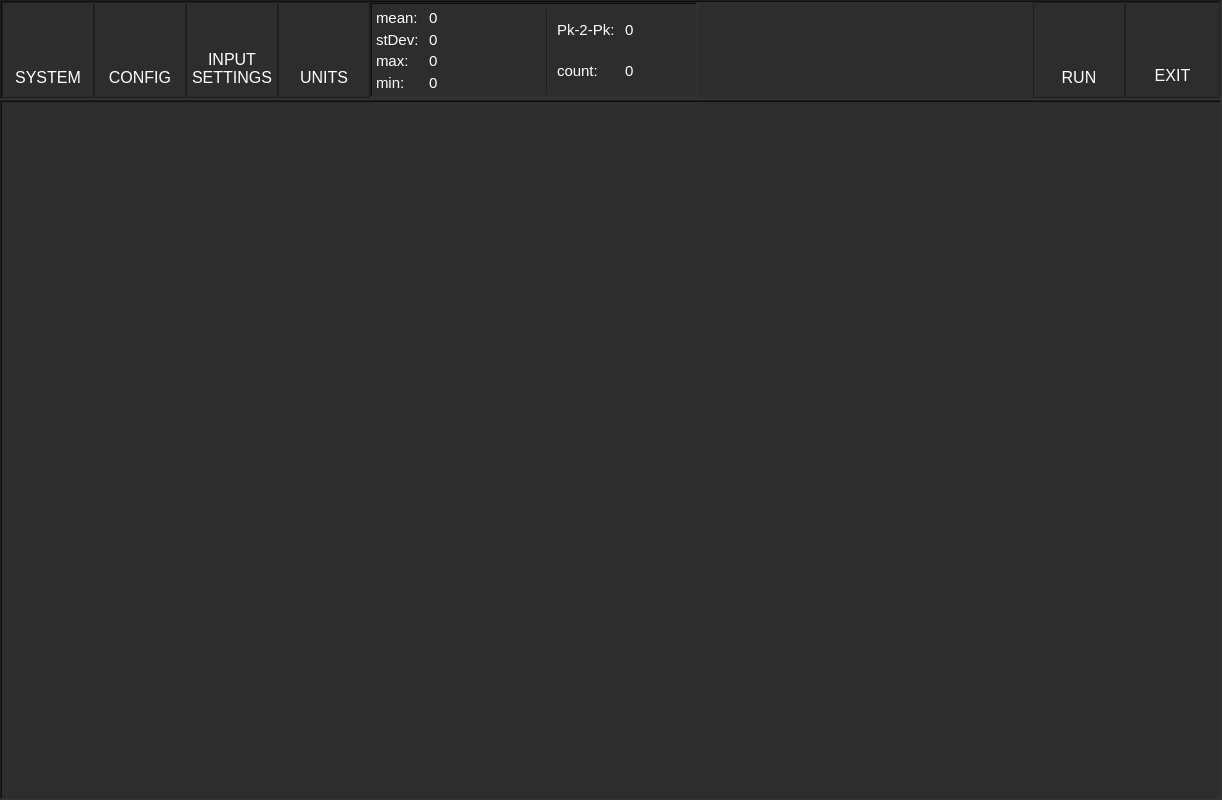
<?xml version="1.0" encoding="UTF-8"?>
<ui version="4.0">
 <class>MainWindow</class>
 <widget class="QMainWindow" name="MainWindow">
  <property name="geometry">
   <rect>
    <x>0</x>
    <y>0</y>
    <width>1222</width>
    <height>800</height>
   </rect>
  </property>
  <property name="sizePolicy">
   <sizepolicy hsizetype="Fixed" vsizetype="Fixed">
    <horstretch>0</horstretch>
    <verstretch>0</verstretch>
   </sizepolicy>
  </property>
  <property name="minimumSize">
   <size>
    <width>0</width>
    <height>800</height>
   </size>
  </property>
  <property name="font">
   <font>
    <bold>false</bold>
   </font>
  </property>
  <property name="windowTitle">
   <string>MainWindow</string>
  </property>
  <property name="styleSheet">
   <string notr="true"> QMainWindow { 

	background-color: rgb(66, 66, 66);
}

QFrame {
	background-color: rgb(45, 45, 45);
	/*border-radius: 10px;*/
}

QLabel {
	color: white;
}

QToolButton {
	border: 1px solid #1f1f1f;
    border-radius: 2px;
    background-color: qlineargradient(x1: 0, y1: 0, x2: 0, y2: 1,
                                      stop: 0 #464646, stop: 1 #2f2f2f);
	color: white;
    min-width: 90px;
	text-align: bottom;
	font-size: 16px;
	padding-top: 50px;

}
QToolButton:pressed {
    background-color: qlineargradient(x1: 0, y1: 0, x2: 0, y2: 1,
                                      stop: 0 #2f2f2f, stop: 1 #464646);
}


QPushButton {
	
    border: 1px solid #1f1f1f;
    border-radius: 2px;
    background-color: qlineargradient(x1: 0, y1: 0, x2: 0, y2: 1,
                                      stop: 0 #464646, stop: 1 #2f2f2f);
	color: white;
    min-width: 90px;
	text-align: bottom;
	font-size: 16px;
	padding: 0px 0px 10px 0px;
}

QPushButton:pressed {
    background-color: qlineargradient(x1: 0, y1: 0, x2: 0, y2: 1,
                                      stop: 0 #2f2f2f, stop: 1 #464646);
}

QPushButton:flat {
    border: none; /* no border for a flat push button */
}

QPushButton:default {
    border-color: navy; /* make the default button prominent */
}




</string>
  </property>
  <property name="animated">
   <bool>true</bool>
  </property>
  <property name="tabShape">
   <enum>QTabWidget::Rounded</enum>
  </property>
  <widget class="QWidget" name="centralwidget">
   <layout class="QVBoxLayout" name="verticalLayout" stretch="0,0">
    <property name="spacing">
     <number>0</number>
    </property>
    <property name="leftMargin">
     <number>0</number>
    </property>
    <property name="topMargin">
     <number>0</number>
    </property>
    <property name="rightMargin">
     <number>0</number>
    </property>
    <property name="bottomMargin">
     <number>0</number>
    </property>
    <item>
     <widget class="QFrame" name="topFrame">
      <property name="sizePolicy">
       <sizepolicy hsizetype="Preferred" vsizetype="Preferred">
        <horstretch>0</horstretch>
        <verstretch>0</verstretch>
       </sizepolicy>
      </property>
      <property name="minimumSize">
       <size>
        <width>200</width>
        <height>0</height>
       </size>
      </property>
      <property name="maximumSize">
       <size>
        <width>16777215</width>
        <height>100</height>
       </size>
      </property>
      <property name="frameShape">
       <enum>QFrame::WinPanel</enum>
      </property>
      <property name="frameShadow">
       <enum>QFrame::Sunken</enum>
      </property>
      <layout class="QHBoxLayout" name="horizontalLayout_3">
       <property name="spacing">
        <number>0</number>
       </property>
       <property name="leftMargin">
        <number>0</number>
       </property>
       <property name="topMargin">
        <number>0</number>
       </property>
       <property name="rightMargin">
        <number>0</number>
       </property>
       <property name="bottomMargin">
        <number>0</number>
       </property>
       <item>
        <layout class="QHBoxLayout" name="horizontalLayout_2">
         <item>
          <widget class="QPushButton" name="systemButton">
           <property name="minimumSize">
            <size>
             <width>92</width>
             <height>0</height>
            </size>
           </property>
           <property name="maximumSize">
            <size>
             <width>150</width>
             <height>100</height>
            </size>
           </property>
           <property name="font">
            <font>
             <pointsize>-1</pointsize>
             <bold>false</bold>
            </font>
           </property>
           <property name="focusPolicy">
            <enum>Qt::StrongFocus</enum>
           </property>
           <property name="autoFillBackground">
            <bool>false</bool>
           </property>
           <property name="styleSheet">
            <string notr="true"/>
           </property>
           <property name="text">
            <string>SYSTEM</string>
           </property>
           <property name="iconSize">
            <size>
             <width>50</width>
             <height>50</height>
            </size>
           </property>
          </widget>
         </item>
         <item>
          <widget class="QPushButton" name="inputsButton">
           <property name="minimumSize">
            <size>
             <width>92</width>
             <height>0</height>
            </size>
           </property>
           <property name="maximumSize">
            <size>
             <width>150</width>
             <height>100</height>
            </size>
           </property>
           <property name="font">
            <font>
             <pointsize>-1</pointsize>
             <bold>false</bold>
            </font>
           </property>
           <property name="styleSheet">
            <string notr="true"/>
           </property>
           <property name="text">
            <string>CONFIG</string>
           </property>
          </widget>
         </item>
         <item>
          <widget class="QPushButton" name="settingsButton">
           <property name="maximumSize">
            <size>
             <width>100</width>
             <height>100</height>
            </size>
           </property>
           <property name="font">
            <font>
             <pointsize>-1</pointsize>
             <bold>false</bold>
            </font>
           </property>
           <property name="styleSheet">
            <string notr="true"/>
           </property>
           <property name="text">
            <string>INPUT
SETTINGS</string>
           </property>
          </widget>
         </item>
         <item>
          <widget class="QPushButton" name="unitsButton">
           <property name="maximumSize">
            <size>
             <width>150</width>
             <height>100</height>
            </size>
           </property>
           <property name="font">
            <font>
             <pointsize>-1</pointsize>
            </font>
           </property>
           <property name="text">
            <string>UNITS</string>
           </property>
          </widget>
         </item>
        </layout>
       </item>
       <item>
        <widget class="QFrame" name="frame_3">
         <property name="sizePolicy">
          <sizepolicy hsizetype="Preferred" vsizetype="Preferred">
           <horstretch>0</horstretch>
           <verstretch>0</verstretch>
          </sizepolicy>
         </property>
         <property name="minimumSize">
          <size>
           <width>200</width>
           <height>80</height>
          </size>
         </property>
         <property name="frameShape">
          <enum>QFrame::WinPanel</enum>
         </property>
         <property name="frameShadow">
          <enum>QFrame::Sunken</enum>
         </property>
         <layout class="QHBoxLayout" name="horizontalLayout_8">
          <property name="leftMargin">
           <number>2</number>
          </property>
          <property name="topMargin">
           <number>2</number>
          </property>
          <property name="rightMargin">
           <number>2</number>
          </property>
          <property name="bottomMargin">
           <number>2</number>
          </property>
          <item>
           <widget class="QFrame" name="frame_4">
            <property name="sizePolicy">
             <sizepolicy hsizetype="Fixed" vsizetype="Preferred">
              <horstretch>0</horstretch>
              <verstretch>0</verstretch>
             </sizepolicy>
            </property>
            <property name="minimumSize">
             <size>
              <width>10</width>
              <height>0</height>
             </size>
            </property>
            <property name="frameShape">
             <enum>QFrame::NoFrame</enum>
            </property>
            <property name="frameShadow">
             <enum>QFrame::Plain</enum>
            </property>
            <layout class="QVBoxLayout" name="verticalLayout_2">
             <property name="spacing">
              <number>2</number>
             </property>
             <property name="leftMargin">
              <number>2</number>
             </property>
             <property name="topMargin">
              <number>2</number>
             </property>
             <property name="rightMargin">
              <number>2</number>
             </property>
             <property name="bottomMargin">
              <number>2</number>
             </property>
             <item>
              <widget class="QLabel" name="mean">
               <property name="minimumSize">
                <size>
                 <width>0</width>
                 <height>0</height>
                </size>
               </property>
               <property name="font">
                <font>
                 <pointsize>11</pointsize>
                </font>
               </property>
               <property name="text">
                <string>mean:</string>
               </property>
              </widget>
             </item>
             <item>
              <widget class="QLabel" name="stDev">
               <property name="font">
                <font>
                 <pointsize>11</pointsize>
                </font>
               </property>
               <property name="text">
                <string>stDev:</string>
               </property>
              </widget>
             </item>
             <item>
              <widget class="QLabel" name="max">
               <property name="font">
                <font>
                 <pointsize>11</pointsize>
                </font>
               </property>
               <property name="text">
                <string>max:</string>
               </property>
              </widget>
             </item>
             <item>
              <widget class="QLabel" name="min">
               <property name="font">
                <font>
                 <pointsize>11</pointsize>
                </font>
               </property>
               <property name="text">
                <string>min:</string>
               </property>
              </widget>
             </item>
            </layout>
           </widget>
          </item>
          <item>
           <layout class="QVBoxLayout" name="verticalLayout_3">
            <property name="spacing">
             <number>2</number>
            </property>
            <property name="leftMargin">
             <number>2</number>
            </property>
            <property name="topMargin">
             <number>2</number>
            </property>
            <property name="rightMargin">
             <number>100</number>
            </property>
            <property name="bottomMargin">
             <number>2</number>
            </property>
            <item>
             <widget class="QLabel" name="meanLabel">
              <property name="minimumSize">
               <size>
                <width>0</width>
                <height>0</height>
               </size>
              </property>
              <property name="font">
               <font>
                <pointsize>11</pointsize>
               </font>
              </property>
              <property name="text">
               <string>0</string>
              </property>
             </widget>
            </item>
            <item>
             <widget class="QLabel" name="standardDeviationLabel">
              <property name="font">
               <font>
                <pointsize>11</pointsize>
               </font>
              </property>
              <property name="text">
               <string>0</string>
              </property>
             </widget>
            </item>
            <item>
             <widget class="QLabel" name="label">
              <property name="font">
               <font>
                <pointsize>11</pointsize>
               </font>
              </property>
              <property name="text">
               <string>0</string>
              </property>
             </widget>
            </item>
            <item>
             <widget class="QLabel" name="label_2">
              <property name="font">
               <font>
                <pointsize>11</pointsize>
               </font>
              </property>
              <property name="text">
               <string>0</string>
              </property>
             </widget>
            </item>
           </layout>
          </item>
          <item>
           <widget class="QFrame" name="frame_5">
            <property name="sizePolicy">
             <sizepolicy hsizetype="Preferred" vsizetype="Preferred">
              <horstretch>0</horstretch>
              <verstretch>0</verstretch>
             </sizepolicy>
            </property>
            <property name="minimumSize">
             <size>
              <width>150</width>
              <height>80</height>
             </size>
            </property>
            <property name="frameShape">
             <enum>QFrame::NoFrame</enum>
            </property>
            <property name="frameShadow">
             <enum>QFrame::Sunken</enum>
            </property>
            <layout class="QHBoxLayout" name="horizontalLayout_9">
             <property name="leftMargin">
              <number>2</number>
             </property>
             <property name="topMargin">
              <number>2</number>
             </property>
             <property name="rightMargin">
              <number>2</number>
             </property>
             <property name="bottomMargin">
              <number>2</number>
             </property>
             <item>
              <widget class="Line" name="line">
               <property name="orientation">
                <enum>Qt::Vertical</enum>
               </property>
              </widget>
             </item>
             <item>
              <widget class="QFrame" name="frame_6">
               <property name="sizePolicy">
                <sizepolicy hsizetype="Fixed" vsizetype="Preferred">
                 <horstretch>0</horstretch>
                 <verstretch>0</verstretch>
                </sizepolicy>
               </property>
               <property name="minimumSize">
                <size>
                 <width>10</width>
                 <height>0</height>
                </size>
               </property>
               <property name="frameShape">
                <enum>QFrame::NoFrame</enum>
               </property>
               <property name="frameShadow">
                <enum>QFrame::Plain</enum>
               </property>
               <layout class="QVBoxLayout" name="verticalLayout_8">
                <property name="spacing">
                 <number>2</number>
                </property>
                <property name="leftMargin">
                 <number>2</number>
                </property>
                <property name="topMargin">
                 <number>2</number>
                </property>
                <property name="rightMargin">
                 <number>2</number>
                </property>
                <property name="bottomMargin">
                 <number>2</number>
                </property>
                <item>
                 <widget class="QLabel" name="mean_2">
                  <property name="minimumSize">
                   <size>
                    <width>0</width>
                    <height>0</height>
                   </size>
                  </property>
                  <property name="font">
                   <font>
                    <pointsize>11</pointsize>
                   </font>
                  </property>
                  <property name="text">
                   <string>Pk-2-Pk:</string>
                  </property>
                 </widget>
                </item>
                <item>
                 <widget class="QLabel" name="max_2">
                  <property name="font">
                   <font>
                    <pointsize>11</pointsize>
                   </font>
                  </property>
                  <property name="text">
                   <string>count:</string>
                  </property>
                 </widget>
                </item>
               </layout>
              </widget>
             </item>
             <item>
              <layout class="QVBoxLayout" name="verticalLayout_9">
               <property name="spacing">
                <number>2</number>
               </property>
               <property name="leftMargin">
                <number>2</number>
               </property>
               <property name="topMargin">
                <number>2</number>
               </property>
               <property name="rightMargin">
                <number>2</number>
               </property>
               <property name="bottomMargin">
                <number>2</number>
               </property>
               <item>
                <widget class="QLabel" name="label_7">
                 <property name="font">
                  <font>
                   <pointsize>11</pointsize>
                  </font>
                 </property>
                 <property name="text">
                  <string>0</string>
                 </property>
                </widget>
               </item>
               <item>
                <widget class="QLabel" name="label_8">
                 <property name="font">
                  <font>
                   <pointsize>11</pointsize>
                  </font>
                 </property>
                 <property name="text">
                  <string>0</string>
                 </property>
                </widget>
               </item>
              </layout>
             </item>
            </layout>
           </widget>
          </item>
         </layout>
        </widget>
       </item>
       <item>
        <spacer name="horizontalSpacer_2">
         <property name="orientation">
          <enum>Qt::Horizontal</enum>
         </property>
         <property name="sizeType">
          <enum>QSizePolicy::MinimumExpanding</enum>
         </property>
         <property name="sizeHint" stdset="0">
          <size>
           <width>150</width>
           <height>20</height>
          </size>
         </property>
        </spacer>
       </item>
       <item>
        <layout class="QHBoxLayout" name="horizontalLayout">
         <item>
          <widget class="QPushButton" name="runButton">
           <property name="maximumSize">
            <size>
             <width>100</width>
             <height>100</height>
            </size>
           </property>
           <property name="font">
            <font>
             <pointsize>-1</pointsize>
             <bold>false</bold>
            </font>
           </property>
           <property name="styleSheet">
            <string notr="true"/>
           </property>
           <property name="text">
            <string>RUN</string>
           </property>
          </widget>
         </item>
         <item>
          <widget class="QToolButton" name="exitButton">
           <property name="maximumSize">
            <size>
             <width>100</width>
             <height>100</height>
            </size>
           </property>
           <property name="font">
            <font>
             <pointsize>-1</pointsize>
             <bold>false</bold>
            </font>
           </property>
           <property name="styleSheet">
            <string notr="true"/>
           </property>
           <property name="text">
            <string>EXIT</string>
           </property>
           <property name="iconSize">
            <size>
             <width>100</width>
             <height>30</height>
            </size>
           </property>
          </widget>
         </item>
        </layout>
       </item>
      </layout>
     </widget>
    </item>
    <item>
     <widget class="QFrame" name="frame_2">
      <property name="tabletTracking">
       <bool>false</bool>
      </property>
      <property name="frameShape">
       <enum>QFrame::WinPanel</enum>
      </property>
      <property name="frameShadow">
       <enum>QFrame::Sunken</enum>
      </property>
     </widget>
    </item>
   </layout>
  </widget>
 </widget>
 <resources/>
 <connections/>
</ui>
